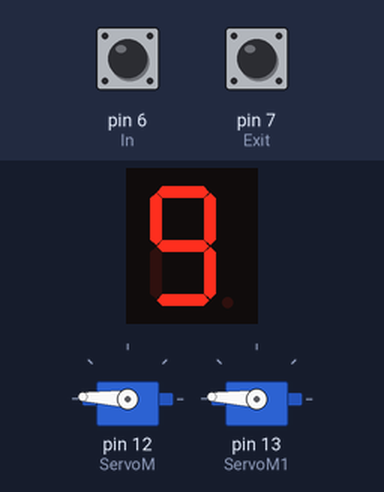
This sketch was run on a simulated Arduino Uno, built with avr-gcc and run on an emulated ATmega328P. Parts: 2 × servo, 1-digit seven-segment display. The inputs (shaded band) are chosen by the test bench; at power-on: pin 7 (Exit) HIGH, pin 6 (In) HIGH. The modem accepts every AT command (registered, SIM ready, sends succeed) and sends nothing else.

Above: at 1.2 s.
1.3 s: pin 7 (Exit) pulled LOW for 0.45 s
At 6.9 s:
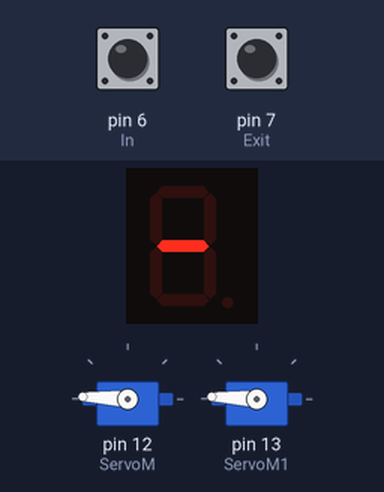
7.1 s: pin 6 (In) pulled LOW for 1 s
At 8.3 s:
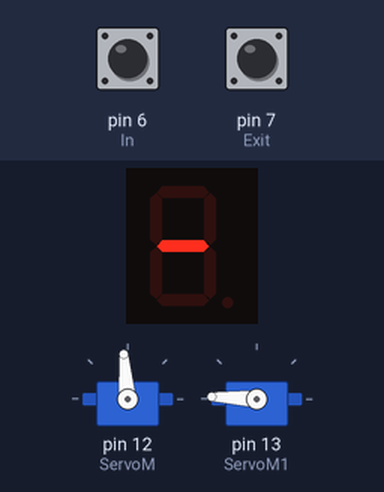
12.4 s: pin 6 (In) pulled LOW for 0.45 s
At 13.6 s:
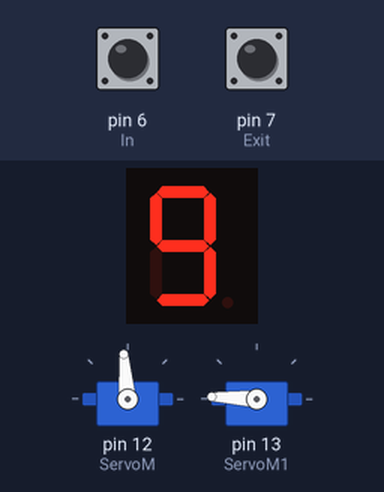
Timing chart, 0 to 17.1 s (numbered marks = the images above; inputs shaded):
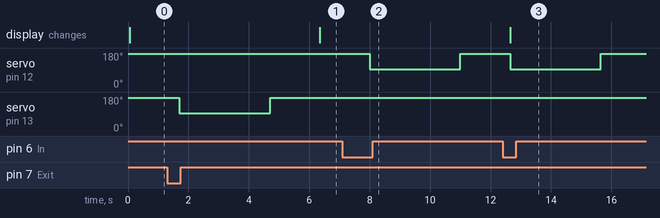

The sketch:

Arduino.ino
```cpp
#include <SoftwareSerial.h>
#include "SevSeg.h"
#include <Servo.h>
#define RX 10
#define TX 11
#define Exit 7         //Pin connected to the EXIT button.
#define In 6         //Pin connected to the IN button.
#define CAPACITY 8         //Capacity of the parking lot.

SevSeg sevseg;
int  Available= 9;

Servo myservo;  // create servo object to control a servo
Servo myservo1;

#define ServoM    12        //Connected to the servo motor.
#define ServoM1    13


#define BarLow    177       //Low position of the barrier.
#define BarUp     95        //Up position of the barrier.

String AP = "Realme";       // CHANGE ME
String PASS = "12345678"; // CHANGE ME
String API = "W1HD7VDT8G4HC49O";   // CHANGE ME
String HOST = "api.thingspeak.com";
String PORT = "80";
String field = "field1";
int countTrueCommand;
int countTimeCommand;
boolean found = false;
int valSensor = 1;
SoftwareSerial esp8266(RX,TX);


void setup() {
  Serial.begin(9600);
  esp8266.begin(9600);

  myservo.attach(ServoM);          // attaches the servo.
  myservo1.attach(ServoM1);

  //Set to 1 for single digit display
  byte numDigits = 1;

  //defines common pins while using multi-digit display. Left empty as we have a single digit display
  byte digitPins[] = {};

  //Defines arduino pin connections in order: A, B, C, D, E, F, G, DP
  byte segmentPins[] = {3, 2, 8, A0, A1, 4, 5, 9};
  bool resistorsOnSegments = true;

  //Initialize sevseg object. Uncomment second line if you use common cathode 7 segment
  sevseg.begin(COMMON_ANODE, numDigits, digitPins, segmentPins, resistorsOnSegments);
  //sevseg.begin(COMMON_CATHODE, numDigits, digitPins, segmentPins, resistorsOnSegments);


  sevseg.setBrightness(90);
  pinMode(Exit, INPUT);           // set "EXIT" button pin to input
  pinMode(In, INPUT);             // set "IN" button pin to input
  digitalWrite(Exit, HIGH);
  digitalWrite(In, HIGH);
  myservo.write(BarLow);
  myservo1.write(BarLow);

  sendCommand("AT",5,"OK");
  sendCommand("AT+CWMODE=1",5,"OK");
  sendCommand("AT+CWJAP=\""+ AP +"\",\""+ PASS +"\"",20,"OK");
}
void loop()
{
Display(Available);

 valSensor = Available;

if(digitalRead(In)==0)
{
  if(Available != 0){
    Available--;
    myservo.write(BarUp);
    delay(3000);
    myservo.write(BarLow);
    }
  }
if(digitalRead(Exit)==0)
{
  if(Available != CAPACITY){
    Available++;
    myservo1.write(BarUp);
    delay(3000);
    myservo1.write(BarLow);
    }
  }


 String getData = "GET /update?api_key="+ API +"&"+ field +"="+String(valSensor);
sendCommand("AT+CIPMUX=1",5,"OK");
 sendCommand("AT+CIPSTART=0,\"TCP\",\""+ HOST +"\","+ PORT,15,"OK");
 sendCommand("AT+CIPSEND=0," +String(getData.length()+4),4,">");
 esp8266.println(getData);delay(1500);countTrueCommand++;
 sendCommand("AT+CIPCLOSE=0",5,"OK");
}

void sendCommand(String command, int maxTime, char readReplay[]) {

  while(countTimeCommand < (maxTime*1))
  {
    esp8266.println(command);//at+cipsend
    if(esp8266.find(readReplay))//ok
    {
      found = true;
      break;
    }

    countTimeCommand++;
  }

  if(found == true)
  {

    countTrueCommand++;
    countTimeCommand = 0;
  }

  if(found == false)
  {

    countTrueCommand = 0;
    countTimeCommand = 0;
  }

  found = false;
 }

 /*-------------------------------------------------------------------
Put the segments according to the number.
--------------------------------------------------------------------*/
void Display(int number)
{

  sevseg.setNumber(number);
  sevseg.refreshDisplay();


}
```

Measured:
- after the input at 1.3 s, servo on pin 13 (ServoM1): 177° → 95° after 0.40 s, → 177° 3.0 s later; the display: changes after 5.0 s (image 1)
- after the input at 7.1 s, servo on pin 12 (ServoM): 177° → 95° after 0.90 s, → 177° 3.0 s later
- after the input at 12.4 s, servo on pin 12 (ServoM): 177° → 95° after 0.25 s, → 177° 3.0 s later
